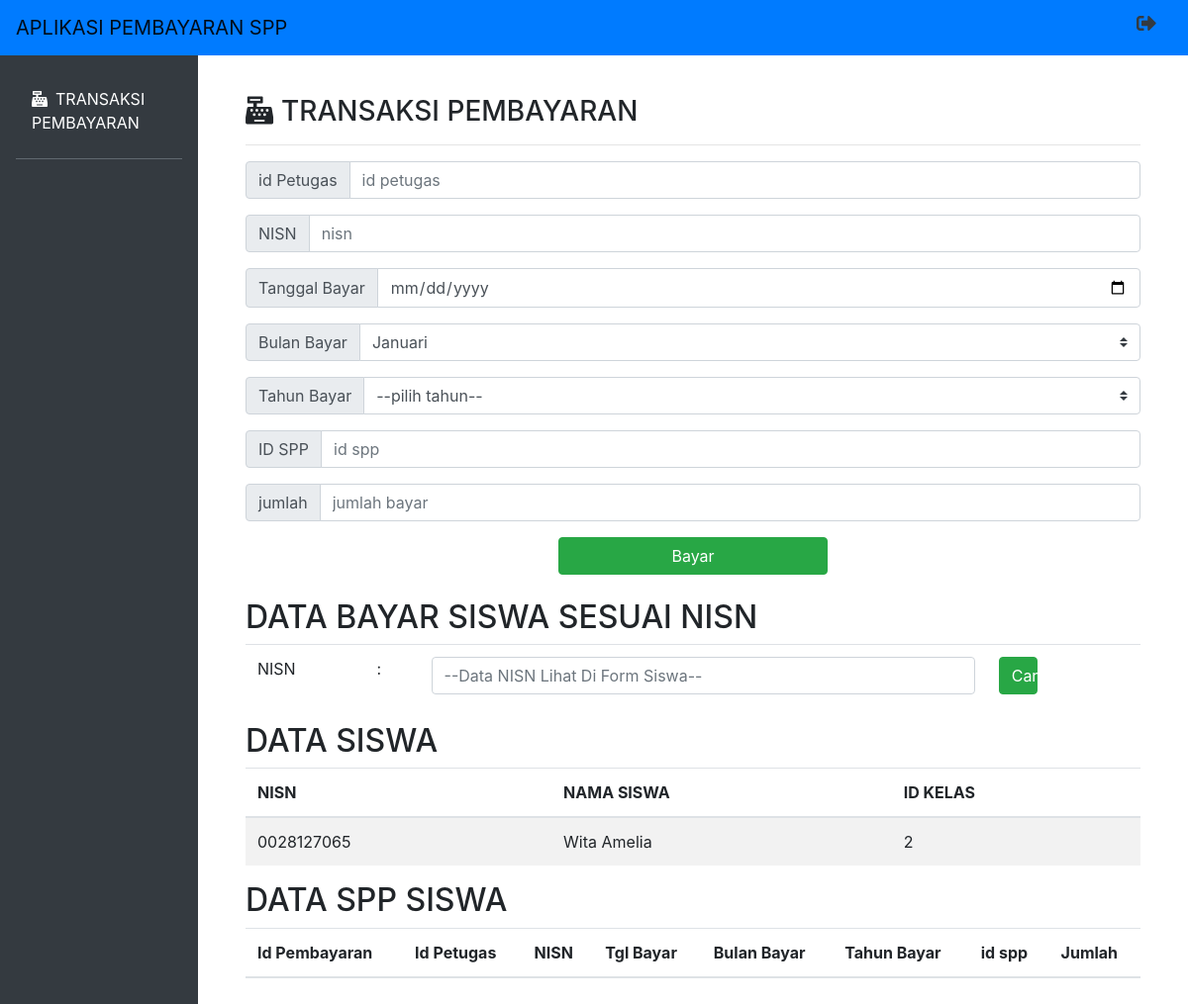
The page /header.php?nisn=0028127065 (signed in) on the database its author committed.
### tables this page shows
CREATE TABLE `siswa` (
  `nisn` char(10) NOT NULL,
  `nis` char(10) NOT NULL,
  `nama` varchar(35) NOT NULL,
  `id_kelas` int(11) NOT NULL,
  `alamat` text NOT NULL,
  `no_telp` varchar(13) NOT NULL,
  `id_spp` int(11) NOT NULL
);

### header.php (the view, shortened to what this page needs)
<?php
  include('koneksi.php');
?>
<!DOCTYPE html>
<html lang="en">
  <head>
    <link rel="stylesheet" href="https://maxcdn.bootstrapcdn.com/bootstrap/4.0.0/css/bootstrap.min.css">
    <link rel="stylesheet" type="text/css" href="indexstyle.css">
    <link rel="stylesheet" type="text/css" href="fontawesome/css/all.min.css">
  </head>
<body>
  <?php
  if($_SESSION['level']=="Admin"){
  ?>
 <nav class="navbar navbar-expand-lg navbar-light bg-primary fixed-top">
          <a class="navbar-brand" href="#">APLIKASI PEMBAYARAN SPP</a>
              <div class="icon ml-auto">
               <h5>
                  <a href="logout.php" class="text-dark"><i class="fas fa-sign-out-alt mr-3 " data-toggle="tooltip" title="Sign Out"></i></a>
                </h5>
              </div>
        </nav>
        <div class="row no-gutters mt-5">
          <div class="col-md-2 bg-dark mt-2 pr-3 pt-4 sidebar">
            <ul class="nav flex-column ml-3 mb-5">
                  <li class="nav-item">
                    <a class="nav-link active text-white" href="header.php"><i class="fas fa-tachometer-alt mr-2"></i>DASHBORD</a><hr class="bg-secondary">
                  </li>
                  <li class="nav-item">
                    <a class="nav-link active text-white" href="spp.php"><i class="fas fa-chart-line mr-2"></i>SPP</a><hr class="bg-secondary">
                  </li>
                  <li class="nav-item">
                    <a class="nav-link text-white" href="kelas.php"><i class="fas fa-users mr-2"></i>KELAS</a><hr class="bg-secondary">
                  </li>
                  <li class="nav-item">
                    <a class="nav-link text-white" href="petugas.php"><i class="fas fa-chalkboard-teacher mr-2"></i>PETUGAS</a><hr class="bg-secondary">
                  </li>
                  <li class="nav-item">
                    <a class="nav-link text-white" href="siswa.php"><i class="fas fa-user-graduate mr-2"></i>SISWA</a><hr class="bg-secondary">
                  </li>
                  <li class="nav-item">
                    <a class="nav-link text-white" href="transaksi.php"><i class="fas fa-cash-register mr-2"></i>TRANSAKSI PEMBAYARAN</a><hr class="bg-secondary">
                  </li>
                  <li class="nav-item">
                    <a class="nav-link text-white" href="laporan.php"><i class="far fa-clipboard mr-2"></i>LAPORAN</a><hr class="bg-secondary">
                  </li>
                </ul>
          </div>
          <div class="col-md-10 p-5 pt-4">
            <h3><i class="fas fa-tachometer-alt mr-2"></i>DASHBORD</h3><hr>
            <div class="row text-white">
              <div class="card bg-info ml-5" style="width: 18rem;">
                  <div class="card-body">
                    <div class="card-body-icon">
                      <i class="fas fa-tachometer-alt mr-2"></i>
                    </div>
                   <h5 class="card-title">JUMLAH SISWA</h5>
                    <div class="display-4">10</div>
                  </div>
                </div>
              <div class="card bg-dark ml-5" style="width: 18rem;">
                  <div class="card-body">
                    <div class="card-body-icon">
                      <i class="fas fa-chalkboard-teacher mr-2"></i>
                    </div>
                   <h5 class="card-title">JUMLAH PETUGAS</h5>
                    <div class="display-4">3</div>
                  </div>
                </div>
              <div class="card bg-info ml-5" style="width: 18rem;">
                  <div class="card-body">
                    <div class="card-body-icon">
                      <i class="fas fa-list-ol mr-2"></i>
                    </div>
                   <h5 class="card-title">JUMLAH KELAS</h5>
                    <div class="display-4">3</div>
                  </div>
                </div>
          </div>
<?php
}
else if($_SESSION['level']=="Petugas"){
   ?>
   <nav class="navbar navbar-expand-lg navbar-light bg-primary fixed-top">
          <a class="navbar-brand" href="#">APLIKASI PEMBAYARAN SPP</a>
              <div class="icon ml-auto">
                 <h5>
                  <a href="logout.php" class="text-dark"><i class="fas fa-sign-out-alt mr-3 " data-toggle="tooltip" title="Sign Out"></i></a>
                </h5>
              </div>
        </nav>
        <div class="row no-gutters mt-5">
          <div class="col-md-2 bg-dark mt-2 pr-3 pt-4 sidebar">
            <ul class="nav flex-column ml-3 mb-5">
                <li class="nav-item">
                    <a class="nav-link text-white" href=""><i class="fas fa-cash-register mr-2"></i>TRANSAKSI PEMBAYARAN</a><hr class="bg-secondary">
                  </li>
                </ul>
          </div>
          <div class="col-md-10 p-5 pt-4">
            <h3><i class="fas fa-cash-register mr-2"></i>TRANSAKSI PEMBAYARAN</h3><hr>
            <form action="proses_transaksipetugas.php" method="post">
            <div class="input-group mb-3">
             <div class="input-group-prepend">
            <span class="input-group-text" id="basic-addon1">id Petugas</span>
               </div>
                <input type="text" name="id_petugas" class="form-control" placeholder="id petugas" aria-label="masukkan id petugas" aria-describedby="basic-addon1">
                </div>
                <div class="input-group mb-3">
             <div class="input-group-prepend">
            <span class="input-group-text" id="basic-addon1">NISN</span>
               </div>
                <input type="text" name="nisn" class="form-control" placeholder="nisn" aria-label="masukkan nisn" aria-describedby="basic-addon1">
                </div>
               <div class="input-group mb-3">
             <div class="input-group-prepend">
            <span class="input-group-text" id="basic-addon1">Tanggal Bayar</span>
               </div>
                <input type="date" name="tgl_bayar" class="form-control" placeholder="tgl_bayar" aria-label="tanggal" aria-describedby="basic-addon1">
                </div>
              <div class="input-group mb-3">
              <div class="input-group-prepend">
                <label class="input-group-text" for="inputGroupSelect01">Bulan Bayar</label>
              </div>
              <select class="custom-select" name= "bulan_dibayar" id="inputGroupSelect01">
                <option value="januari">Januari</option>
              </select>
            </div>
              <div class="input-group mb-3">
                <div class="input-group-prepend">
                  <label class="input-group-text" for="inputGroupSelect01">Tahun Bayar</label>
                </div>
                <select class="custom-select" name="tahun_dibayar" id="inputGroupSelect01">
                  <option selected>--pilih tahun--</option>
                </select>
              </div>
              <div class="input-group mb-3">
             <div class="input-group-prepend">
            <span class="input-group-text" id="basic-addon1">ID SPP</span>
               </div>
                <input type="text" name="id_spp" class="form-control" placeholder="id spp" aria-label="masukkan id" aria-describedby="basic-addon1">
                </div>
                <div class="input-group mb-3">
             <div class="input-group-prepend">
            <span class="input-group-text" id="basic-addon1">jumlah</span>
               </div>
                <input type="text" name="jumlah_bayar" class="form-control" placeholder="jumlah bayar" aria-label="masukkan nominal" aria-describedby="basic-addon1">
                </div>
            <div class="d-flex justify-content-center">
              <button type="submit" class="btn btn-success">Bayar</button>
            </form>
            </div>
            <br/>
                   <form action="" method="get">
                    <h2>DATA BAYAR SISWA SESUAI NISN</h2>
                      <table class="table">
                      <tr>
                      <td>NISN</td>
                      <td>:</td>
                      <td>
                      <input class="form-control" type="text" name="nisn" placeholder="--Data NISN Lihat Di Form Siswa--">
                      </td>
                      <td>
                      <button class="btn btn-success" type="submit" name="cari">Cari</button>
                      </td>
                      </tr>
                      </table>
                      </form>
                <?php
                if (isset($_GET['nisn']) && $_GET['nisn']!='') {
                  $query = mysqli_query($koneksi, "SELECT * FROM siswa WHERE nisn='$_GET[nisn]'");
                  $data = mysqli_fetch_array($query);
                ?>
                <h2>DATA SISWA</h2>
                <table class="table table-striped">
                  <thead>
                    <tr>
                      <th scope="col">NISN</th>
                      <th scope="col">NAMA SISWA</th>
                      <th scope="col">ID KELAS</th>
                    </tr>
                  </thead>
                  <tbody>
                    <td><?php echo $data['nisn']; ?></td>
                    <td><?php echo $data['nama']; ?></td>
                    <td><?php echo $data['id_kelas']; ?></td>
                  </tbody>
                </table>
                <h2>DATA SPP SISWA</h2>
              <table class="table table-striped">
                <thead>
                  <tr>
                    <th scope="col">Id Pembayaran</th>
                <th scope="col">Id Petugas</th>
               <th scope="col"> NISN</th>
                <th scope="col">Tgl Bayar</th>
                <th scope="col">Bulan Bayar</th>
                <th scope="col">Tahun Bayar</th>
                <th scope="col">id spp</th>
                <th scope="col">Jumlah</th>
                  </tr>
                </thead>
              </table>
    <?php
    }
    ?>
        </div>
      <?php
  }
?>
</body>
</html>

### indexstyle.css (style rules this page uses)
button { width: 30%; padding: 10px; }

### header.php (style rules this page uses)
body { min-height: 100vh; }

### rows shown on the page
siswa: nisn "0028127065", nama "Wita Amelia", id_kelas "2"
